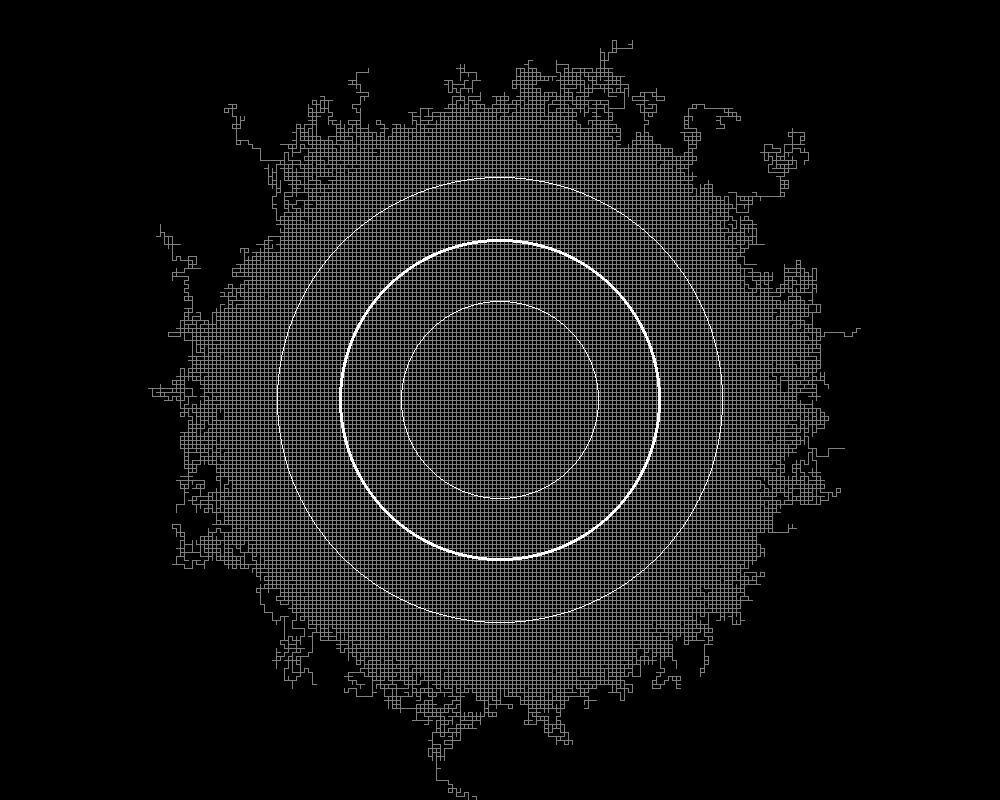

The script that saved this image:
from PIL import Image, ImageDraw
import numpy as np
import random

w = 1800
h = 1200
w2 = w // 2
h2 = h // 2

im = Image.new('L', (w, h))

draw = ImageDraw.Draw(im)

random.seed()

side = 6
route_length = 1000
route_count = 10000

point_list =[]
a = [0, 0, -side, side]
b = [-side, side, 0, 0]

def route():
    x, y = w2, h2
    for _ in range(0, route_length):
        r = random.randint(0, 3)
        u, v = x + a[r], y + b[r]
        draw.line(((x, y, u, v)), fill=128, width= 2, joint="curved")
        x, y = u, v
    if (x, y) not in point_list:
        point_list.append((x, y))
    return ((x, y))


def main():
    counter = 0
    for i in range(0, route_count):
        (x, y) = route()
        z = int(100 * i / route_count)
        if z > counter:
            counter = z
            print(counter)

def evaluate():
    outer_point_list = []
    zmax = 0
    for (x, y) in point_list:
        z = 0
        for u in (x - side, x, x + side):
            for v in (y - side, y, y + side):
                if u in range(0, w) and v in range(0, h) and (u, v) in point_list:
                    z += 1
        if z < 3:
            outer_point_list.append((x, y))
        if z > zmax:
            zmax = z

    s = 0.0
    s2 = 0.0
    for (x, y) in outer_point_list:
        #draw.arc(((x - 2, y - 2), (x + 2, y + 2)), 0, 360, fill=255, width=2)
        t = (np.sqrt((x - w2) * (x - w2) + (y - h2) * (y - h2)))
        s += t
        s2 += t * t
    m = len(outer_point_list)
    s = s / m
    s2 = s2 / m
    print("average ", s, "squared average ", s * s, "average squares ", s2)
    sd = np.sqrt(s2 - s * s)
    print("dispersion ", sd)
    for aa in (s - sd, s, s + sd):
        if aa == s:
            draw.arc(((w2 - aa, h2 - aa), (w2 + aa, h2 + aa)), 0, 360, fill=255, width=4)
        else:
            draw.arc(((w2 - aa, h2 - aa), (w2 + aa, h2 + aa)), 0, 360, fill=255, width=2)

main()
evaluate()

im.show()
im.save("randutas1 side 6 length 1000 count 10000.jpg")



